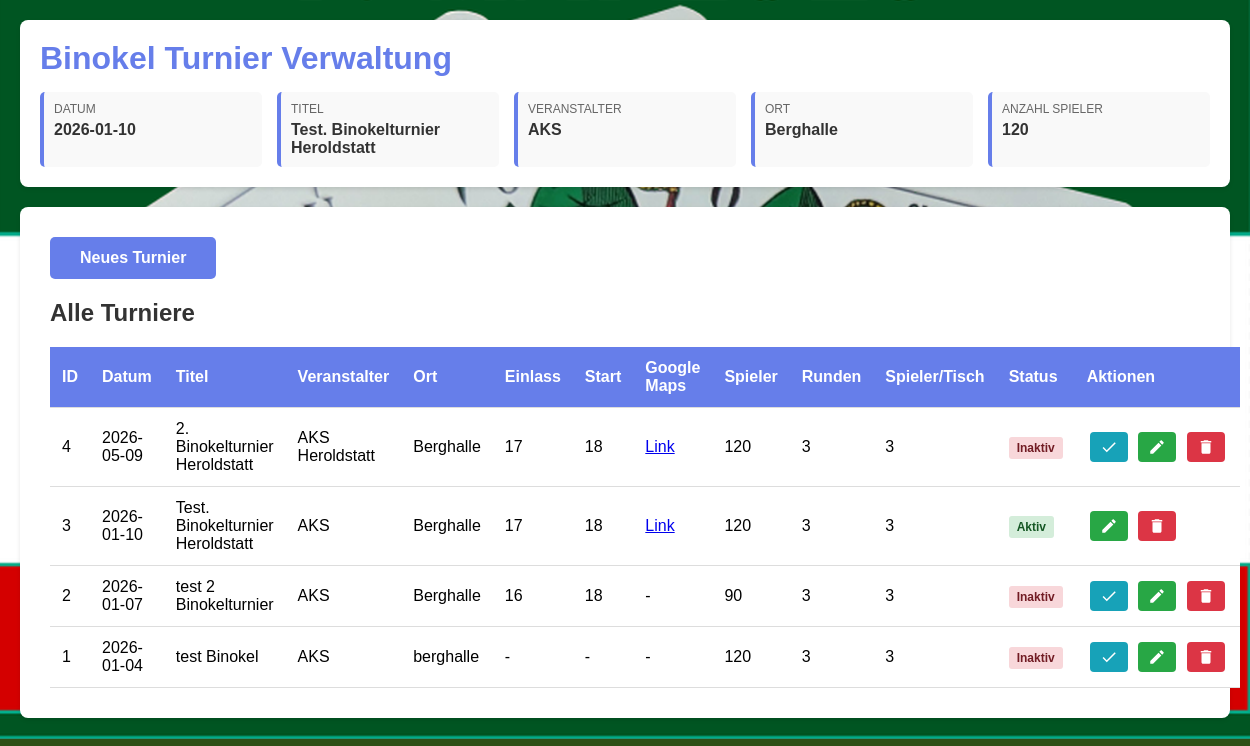
Page /turnier/turnier_erfassen.php on the earlier database version.
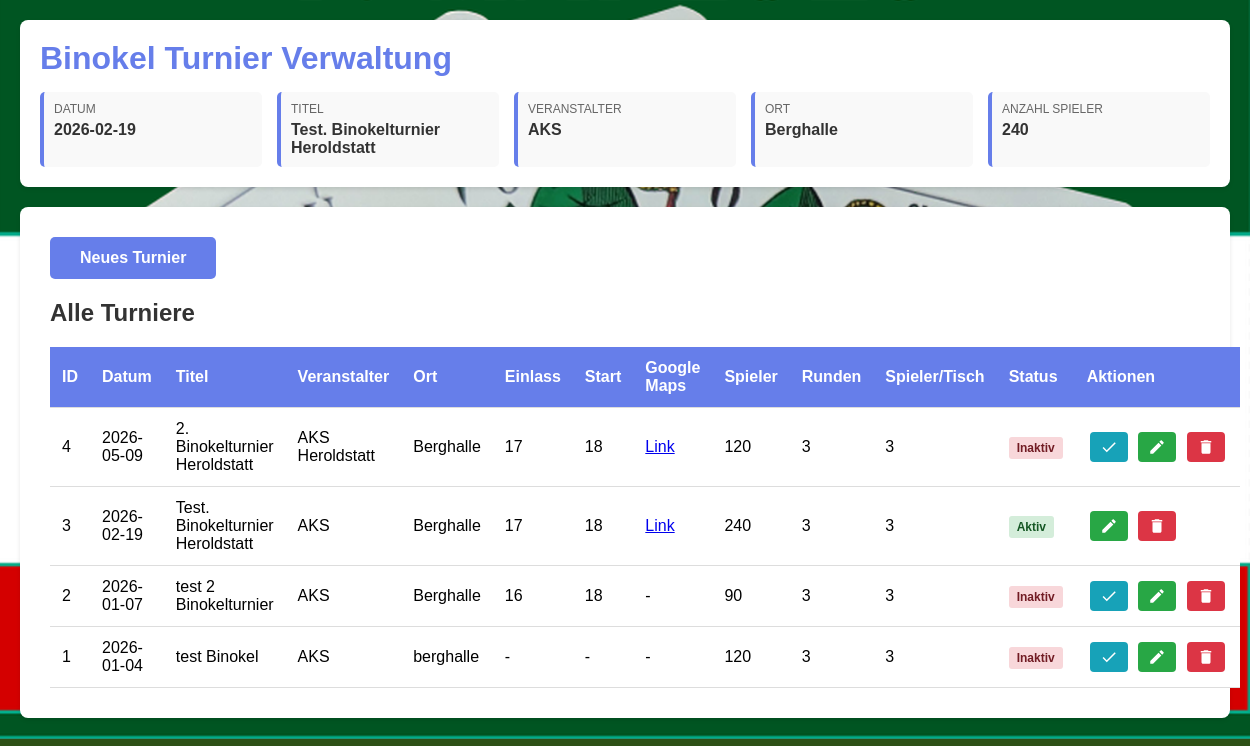
Same page on the later database version.
### tables this page shows
CREATE TABLE turnier (
        id INTEGER PRIMARY KEY AUTOINCREMENT,
        datum TEXT NOT NULL,
        titel TEXT NOT NULL,
        veranstalter TEXT NOT NULL,
        ort TEXT NOT NULL,
        erstellt_am TEXT DEFAULT CURRENT_TIMESTAMP,
        aktiv INTEGER DEFAULT 1
    , anzahl_spieler INTEGER DEFAULT 0, anzahl_runden INTEGER DEFAULT 3, spieler_pro_runde INTEGER DEFAULT 3, aktive_runde INTEGER DEFAULT NULL, aktive_ergebnis_runde INTEGER DEFAULT NULL, googlemaps_link TEXT DEFAULT NULL, startzeit TEXT DEFAULT NULL, einlasszeit TEXT DEFAULT NULL);

### turnier/config.php (called while the page is built, shortened)
<?php
function getAktuellesTurnier() {
    $db = getDB();
    $stmt = $db->query("SELECT * FROM turnier WHERE aktiv = 1 ORDER BY id DESC LIMIT 1");
    return $stmt->fetch(PDO::FETCH_ASSOC);
}
function getAllTurniere() {
    $db = getDB();
    $stmt = $db->query("SELECT * FROM turnier ORDER BY id DESC");
    return $stmt->fetchAll(PDO::FETCH_ASSOC);
}

### turnier/turnier_erfassen.php (the view, shortened to what the changed rows need)
<?php
require_once 'config.php';
$aktuellesTurnier = getAktuellesTurnier();
$alleTurniere = getAllTurniere();
$success = null;
$error = null;
$editMode = false;
$editTurnier = null;
$showForm = isset($_GET['new']) || $editMode;
?>
<!DOCTYPE html>
<html lang="de">
<head>
</head>
<body>
    <?php include 'header.php'; ?>
    <div class="container">
        <?php if ($showForm): ?>
            <h2><?php echo $editMode ? 'Turnier bearbeiten' : 'Neues Turnier erfassen'; ?></h2>
            <?php if ($success): ?>
                <div class="message success">
                    <?php echo htmlspecialchars($success); ?>
                </div>
            <?php endif; ?>
            <?php if ($error): ?>
                <div class="message error">
                    <?php echo htmlspecialchars($error); ?>
                </div>
            <?php endif; ?>
            <form action="turnier_speichern.php" method="POST">
                <?php if ($editMode): ?>
                    <input type="hidden" name="id" value="<?php echo $editTurnier['id']; ?>">
                <?php endif; ?>
                <div class="form-group">
                    <label for="datum">Datum *</label>
                    <input type="date" id="datum" name="datum" required value="<?php echo $editMode ? htmlspecialchars($editTurnier['datum']) : ''; ?>">
                </div>
                <div class="form-group">
                    <label for="titel">Titel *</label>
                    <input type="text" id="titel" name="titel" required placeholder="z.B. 2. Binokelturnier Heroldstatt" value="<?php echo $editMode ? htmlspecialchars($editTurnier['titel']) : ''; ?>">
                </div>
                <div class="form-group">
                    <label for="veranstalter">Veranstalter *</label>
                    <input type="text" id="veranstalter" name="veranstalter" required placeholder="z.B. AKS Heroldstatt" value="<?php echo $editMode ? htmlspecialchars($editTurnier['veranstalter']) : ''; ?>">
                </div>
                <div class="form-group">
                    <label for="ort">Ort *</label>
                    <input type="text" id="ort" name="ort" required placeholder="z.B. Berghalle, 72535 Heroldstatt" value="<?php echo $editMode ? htmlspecialchars($editTurnier['ort']) : ''; ?>">
                </div>
                <div class="form-group">
                    <label for="einlasszeit">Einlasszeit (optional)</label>
                    <input type="text" id="einlasszeit" name="einlasszeit" placeholder="z.B. 17 Uhr" value="<?php echo $editMode ? htmlspecialchars($editTurnier['einlasszeit'] ?? '') : ''; ?>">
                </div>
                <div class="form-group">
                    <label for="startzeit">Startzeit (optional)</label>
                    <input type="text" id="startzeit" name="startzeit" placeholder="z.B. 18 Uhr" value="<?php echo $editMode ? htmlspecialchars($editTurnier['startzeit'] ?? '') : ''; ?>">
                </div>
                <div class="form-group">
                    <label for="googlemaps_link">Google Maps Link (optional)</label>
                    <input type="url" id="googlemaps_link" name="googlemaps_link" placeholder="z.B. https://maps.app.goo.gl/WW1vLiSJfzJ5VBrt8" value="<?php echo $editMode ? htmlspecialchars($editTurnier['googlemaps_link'] ?? '') : ''; ?>">
                </div>
                <div class="form-group">
                    <label for="anzahl_spieler">Anzahl der Spieler *</label>
                    <input type="number" id="anzahl_spieler" name="anzahl_spieler" required min="1" placeholder="z.B. 16" value="<?php echo $editMode ? htmlspecialchars($editTurnier['anzahl_spieler'] ?? '0') : ''; ?>" onchange="pruefeTeilbarkeit()" oninput="pruefeTeilbarkeit()">
                </div>
                <div class="form-group">
                    <label for="anzahl_runden">Anzahl der Runden *</label>
                    <input type="number" id="anzahl_runden" name="anzahl_runden" required min="1" value="<?php echo $editMode ? htmlspecialchars($editTurnier['anzahl_runden'] ?? '3') : '3'; ?>">
                </div>
                <div class="form-group">
                    <label for="spieler_pro_runde">Anzahl Spieler pro Runde (pro Tisch) *</label>
                    <input type="number" id="spieler_pro_runde" name="spieler_pro_runde" required min="2" value="<?php echo $editMode ? htmlspecialchars($editTurnier['spieler_pro_runde'] ?? '3') : '3'; ?>" onchange="pruefeTeilbarkeit()" oninput="pruefeTeilbarkeit()">
                    <small id="teilbarkeits_hinweis" style="display: none; color: #dc3545; margin-top: 5px; display: block;"></small>
                </div>
                <button type="submit" class="btn" id="submitBtn"><?php echo $editMode ? 'Turnier aktualisieren' : 'Turnier speichern'; ?></button>
            </form>
            <script>
                function pruefeTeilbarkeit() {
                    var anzahlSpieler = parseInt(document.getElementById('anzahl_spieler').value) || 0;
                    var spielerProRunde = parseInt(document.getElementById('spieler_pro_runde').value) || 0;
                    var hinweis = document.getElementById('teilbarkeits_hinweis');
                    var submitBtn = document.getElementById('submitBtn');
                    if (anzahlSpieler > 0 && spielerProRunde > 0) {
                        if (anzahlSpieler % spielerProRunde != 0) {
                            var rest = anzahlSpieler % spielerProRunde;
                            hinweis.textContent = 'Warnung: Die Anzahl der Spieler (' + anzahlSpieler + ') ist nicht ganzzahlig durch die Anzahl Spieler pro Runde (' + spielerProRunde + ') teilbar. Rest: ' + rest + '.';
                            hinweis.style.color = '#dc3545';
                            hinweis.style.display = 'block';
                            submitBtn.disabled = false; // Erlaube trotzdem das Absenden, Server validiert auch
                        } else {
                            hinweis.textContent = '✓ Die Anzahl der Spieler ist durch die Anzahl Spieler pro Runde teilbar.';
                            hinweis.style.color = '#28a745';
                            hinweis.style.display = 'block';
                            submitBtn.disabled = false;
                        }
                    } else {
                        hinweis.style.display = 'none';
                        submitBtn.disabled = false;
                    }
                }
                // Beim Laden der Seite prüfen, falls Werte bereits vorhanden
                window.addEventListener('DOMContentLoaded', function() {
                    pruefeTeilbarkeit();
                });
            </script>
        <?php else: ?>
            <h2>Alle Turniere</h2>
            <?php if (empty($alleTurniere)): ?>
                <p class="no-turnier">Noch keine Turniere erfasst.</p>
            <?php else: ?>
                <table>
                    <thead>
                        <tr>
                            <th>ID</th>
                            <th>Datum</th>
                            <th>Titel</th>
                            <th>Veranstalter</th>
                            <th>Ort</th>
                            <th>Einlass</th>
                            <th>Start</th>
                            <th>Google Maps</th>
                            <th>Spieler</th>
                            <th>Runden</th>
                            <th>Spieler/Tisch</th>
                            <th>Status</th>
                            <th>Aktionen</th>
                        </tr>
                    </thead>
                    <tbody>
                        <?php foreach ($alleTurniere as $turnier): ?>
                            <tr>
                                <td><?php echo htmlspecialchars($turnier['id']); ?></td>
                                <td><?php echo htmlspecialchars($turnier['datum']); ?></td>
                                <td><?php echo htmlspecialchars($turnier['titel']); ?></td>
                                <td><?php echo htmlspecialchars($turnier['veranstalter']); ?></td>
                                <td><?php echo htmlspecialchars($turnier['ort']); ?></td>
                                <td><?php echo htmlspecialchars($turnier['einlasszeit'] ?? '-'); ?></td>
                                <td><?php echo htmlspecialchars($turnier['startzeit'] ?? '-'); ?></td>
                                <td>
                                    <?php if (!empty($turnier['googlemaps_link'])): ?>
                                        <a href="<?php echo htmlspecialchars($turnier['googlemaps_link']); ?>" target="_blank" title="<?php echo htmlspecialchars($turnier['googlemaps_link']); ?>">Link</a>
                                    <?php else: ?>
                                        -
                                    <?php endif; ?>
                                </td>
                                <td><?php echo htmlspecialchars($turnier['anzahl_spieler'] ?? '0'); ?></td>
                                <td><?php echo htmlspecialchars($turnier['anzahl_runden'] ?? '3'); ?></td>
                                <td><?php echo htmlspecialchars($turnier['spieler_pro_runde'] ?? '3'); ?></td>
                                <td>
                                    <?php if ($turnier['aktiv'] == 1): ?>
                                        <span class="status-active">Aktiv</span>
                                    <?php else: ?>
                                        <span class="status-inactive">Inaktiv</span>
                                    <?php endif; ?>
                                </td>
                                <td>
                                    <div class="action-buttons">
                                        <button class="icon-btn icon-btn-edit" onclick="editTurnier(<?php echo $turnier['id']; ?>)" title="Bearbeiten">
                                            <svg xmlns="http://www.w3.org/2000/svg" viewBox="0 0 24 24">
                                                <path d="M3 17.25V21h3.75L17.81 9.94l-3.75-3.75L3 17.25zM20.71 7.04c.39-.39.39-1.02 0-1.41l-2.34-2.34c-.39-.39-1.02-.39-1.41 0l-1.83 1.83 3.75 3.75 1.83-1.83z"/>
                                            </svg>
                                        </button>
                                        <button class="icon-btn icon-btn-delete" onclick="deleteTurnier(<?php echo $turnier['id']; ?>)" title="Löschen">
                                            <svg xmlns="http://www.w3.org/2000/svg" viewBox="0 0 24 24">
                                                <path d="M6 19c0 1.1.9 2 2 2h8c1.1 0 2-.9 2-2V7H6v12zM19 4h-3.5l-1-1h-5l-1 1H5v2h14V4z"/>
                                            </svg>
                                        </button>
                                    </div>
                                </td>
                            </tr>
                        <?php endforeach; ?>
                    </tbody>
                </table>
            <?php endif; ?>
        <?php endif; ?>
    </div>
</body>
</html>

### turnier/header.php (shortened to what the changed rows need)
<?php
require_once 'config.php';
$aktuellesTurnier = getAktuellesTurnier();
?>
<div class="header">
    <h1>Binokel Turnier Verwaltung</h1>
    <?php if ($aktuellesTurnier): ?>
        <div class="turnier-info">
            <div class="info-item">
                <div class="info-label">Datum</div>
                <div class="info-value"><?php echo htmlspecialchars($aktuellesTurnier['datum']); ?></div>
            </div>
            <div class="info-item">
                <div class="info-label">Titel</div>
                <div class="info-value"><?php echo htmlspecialchars($aktuellesTurnier['titel']); ?></div>
            </div>
            <div class="info-item">
                <div class="info-label">Veranstalter</div>
                <div class="info-value"><?php echo htmlspecialchars($aktuellesTurnier['veranstalter']); ?></div>
            </div>
            <div class="info-item">
                <div class="info-label">Ort</div>
                <div class="info-value"><?php echo htmlspecialchars($aktuellesTurnier['ort']); ?></div>
            </div>
            <div class="info-item">
                <div class="info-label">Anzahl Spieler</div>
                <div class="info-value"><?php echo htmlspecialchars($aktuellesTurnier['anzahl_spieler'] ?? '0'); ?></div>
            </div>
        </div>
    <?php else: ?>
        <p class="no-turnier">Noch kein Turnier erfasst</p>
    <?php endif; ?>
</div>

Differences in the rows shown:
changed turnier "Test. Binokelturnier Heroldstatt": datum "2026-01-10" → "2026-02-19"; anzahl_spieler "120" → "240"
